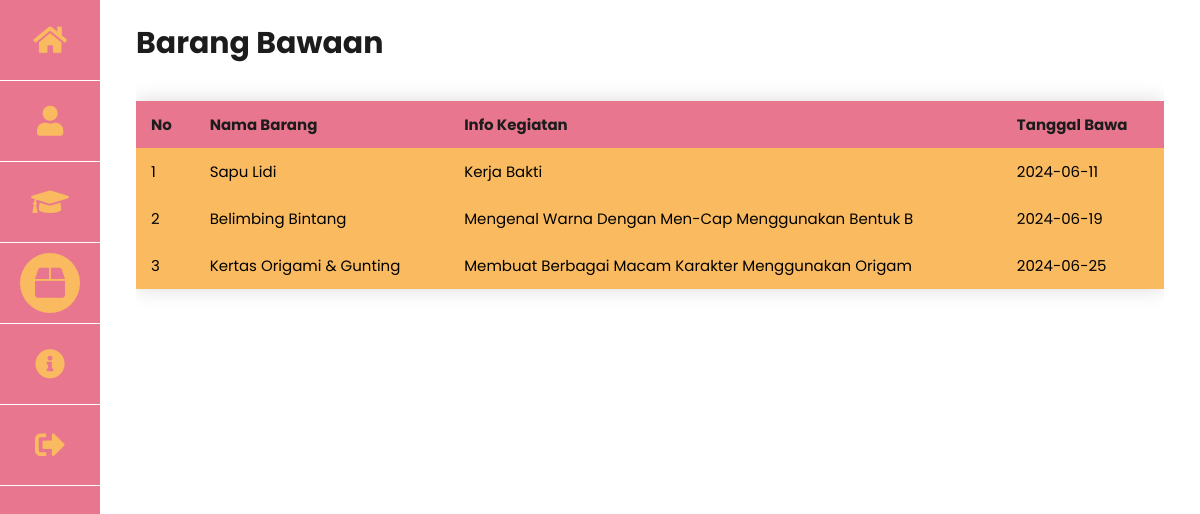
The app's page /siswa/dashboard/barang_bawaan.php (signed in) with its own data.
### tables this page shows
CREATE TABLE `barang_bawaan` (
  `id_barang` int(11) NOT NULL,
  `nama_barang` varchar(50) NOT NULL DEFAULT '',
  `info_kegiatan` varchar(50) NOT NULL DEFAULT '',
  `tgl_bawa` date NOT NULL
);

### siswa/dashboard/barang_bawaan.php (the view, shortened to what this page needs)
<?php
include '../../conn.php';
$barang_bawaan_query = "SELECT * FROM barang_bawaan";
$barang_bawaan = $conn->query($barang_bawaan_query);
?>
<!DOCTYPE html>
<html lang="en">
<head>
    <link rel="stylesheet" href="https://cdnjs.cloudflare.com/ajax/libs/font-awesome/5.15.4/css/all.min.css">
    <link rel="stylesheet" href="https://cdnjs.cloudflare.com/ajax/libs/lightgallery-js/1.4.0/css/lightgallery.min.css">
    <link rel="stylesheet" href="../../assets/css/style.css">
</head>
<body>
    <aside class="sidebar">
        <div class="link">
            <a href="../index.php" class="">
                <i class="fas fa-home"></i>
            </a>
        </div>
        <div class="link">
            <a href="index.php" class="">
                <i class="fas fa-user"></i>
            </a>
        </div>
        <div class="link">
            <a href="nilai.php" class="">
                <i class="fas fa-graduation-cap"></i>
            </a>
        </div>
        <div class="link">
            <a href="#" class="active">
                <i class="fas fa-box"></i>
            </a>
        </div>
        <div class="link">
            <a href="informasi_kegiatan.php" class="">
                <i class="fas fa-info-circle"></i>
            </a>
        </div>
        <div class="link">
            <a href="../../logout.php" class="">
                <i class="fas fa-sign-out-alt"></i>
            </a>
        </div>
    </aside>
    <div class="student-content">
        <div class="box-container">
            <div class="title">
                <h1>
                    Barang Bawaan
                </h1>
            </div>
            <div class="box-detail">
                <table class="table">
                    <thead>
                        <tr>
                            <th>No</th>
                            <th>Nama Barang</th>
                            <th>Info Kegiatan</th>
                            <th>Tanggal Bawa</th>
                        </tr>
                    </thead>
                    <tbody>
                        <?php
                        if ($barang_bawaan->num_rows > 0):
                            $no = 1;
                            while ($row = $barang_bawaan->fetch_assoc()):
                                ?>
                                <tr>
                                    <td><?= $no++ ?></td>
                                    <td><?= $row['nama_barang'] ?></td>
                                    <td><?= $row['info_kegiatan'] ?></td>
                                    <td><?= $row['tgl_bawa'] ?></td>
                                </tr>
                                <?php
                            endwhile;
                        endif;
                        ?>
                    </tbody>
                </table>
            </div>
        </div>
    </div>
</body>
</html>

### assets/css/style.css (style rules this page uses)
:root { --orange: #f9ba60; --pink: #e9768f; --black: #1d1c1c; --white: #fff; --light-color: #666; --box-shadow: 0 0.5rem 1.5rem rgba(0, 0, 0, 0.1); }
* { font-family: "Poppins", sans-serif; margin: 0; padding: 0; box-sizing: border-box; outline: none; border: none; text-decoration: none; text-transform: capitalize; transition: all 0.2s linear; }
html { font-size: 62.5%; overflow-x: hidden; scroll-behavior: smooth; }
.sidebar { margin: 0; width: 100px; background-color: var(--pink); position: fixed; height: 100%; overflow: auto; }
.sidebar .link { display: flex; align-items: center; justify-content: center; font-size: 3rem; padding: 1rem 2rem; border-bottom: 1px solid var(--white); }
.sidebar .link a { display: flex; align-items: center; justify-content: center; font-size: 3rem; width: 60px; height: 60px; color: var(--orange); padding: 16px; text-decoration: none; border-radius: 50%; -webkit-border-radius: 50%; -moz-border-radius: 50%; -ms-border-radius: 50%; -o-border-radius: 50%; }
.sidebar a.active { background-color: var(--orange); color: var(--pink); }
.table { width: 100%; border-collapse: collapse; margin: 20px 0; font-size: 1em; min-width: 400px; box-shadow: 0 0 20px rgba(0, 0, 0, 0.15); }
.table thead tr { background-color: var(--pink); color: var(--black); text-align: left; font-weight: bold; }
.table th, .table td { font-size: 1.5rem; padding: 12px 15px; text-align: left; }
.table tbody tr { background-color: var(--orange); }
.student-content { margin-left: 100px; padding: 1px 16px; }
.student-content .box-container .title h1 { font-size: 3rem; color: var(--black); }
.student-content .box-container { border-radius: 20px; display: flex; flex-direction: column; width: 100%; padding: 2rem; gap: 1.5rem; -webkit-border-radius: 20px; -moz-border-radius: 20px; -ms-border-radius: 20px; -o-border-radius: 20px; }
.student-content .box-container .box-detail { display: flex; flex-direction: column; gap: 1.5rem; overflow: auto; }

### records on screen
barang_bawaan: nama_barang "Sapu Lidi", info_kegiatan "Kerja Bakti", tgl_bawa "2024-06-11"
barang_bawaan: nama_barang "Belimbing Bintang", info_kegiatan "Mengenal Warna Dengan Men-Cap Menggunakan Bentuk B", tgl_bawa "2024-06-19"
barang_bawaan: nama_barang "Kertas Origami & Gunting", info_kegiatan "Membuat Berbagai Macam Karakter Menggunakan Origam", tgl_bawa "2024-06-25"
